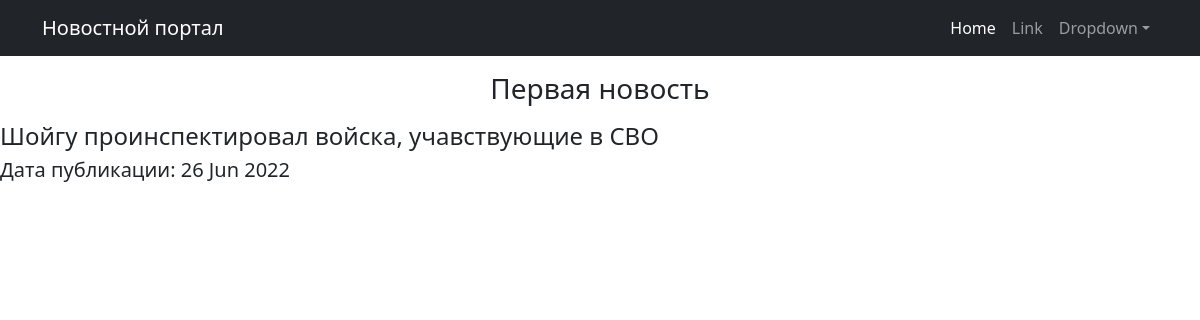
Screenshot of /news/1 with the database file from the repository.
### NewsPortal/models.py (models this page shows, shortened)
class Post(models.Model):
    author_post = models.ForeignKey(Author,on_delete = models.CASCADE)
    type = models.CharField(max_length = 1,choices = array)
    time_in = models.DateTimeField(auto_now_add = True)
    category_post = models.ManyToManyField(Category,through = 'PostCategory')
    heading = models.CharField(max_length = 255)
    text = models.TextField()
    rating = models.IntegerField(default = 0)

### NewsPortal/views.py (the view)
# urls.py: path('<int:pk>',OnePost.as_view()),
class OnePost(DetailView):
    model = Post
    template_name = 'post.html'
    context_object_name = 'post'

### NewsPortal/templatetags/custom_filters.py (called while the page is built)
@register.filter()
def censor(value):
    value_list = value.split(' ')
    if not isinstance(value,str):
        raise ValueError('Данный фильтр применим к строке')
    else:
        for word in value_list:
            if word[:-1] in OBSCENE_WORDS:
                value_list[value_list.index(word)] = word[0] + '*' * (len(word) -1)
        return ' '.join(value_list)

### templates/post.html (shortened to what this page needs)
{% include 'flatpages/default.html' %}
{% load custom_filters %}
{% block title %}
<center>
    <h3>
        {{post.heading|censor}}
    </h3>
</center>
{% endblock title %}
{% block content %}
<h4>{{post.text|censor}}</h4>
<h5>Дата публикации: {{post.time_in|date:'d M Y'}}</h5>
{% endblock content %}

### rows the page displays
Post: heading|censor "Первая новость", text|censor "Шойгу проинспектировал войска, учавствующие в СВО", time_in "26 Jun 2022"
